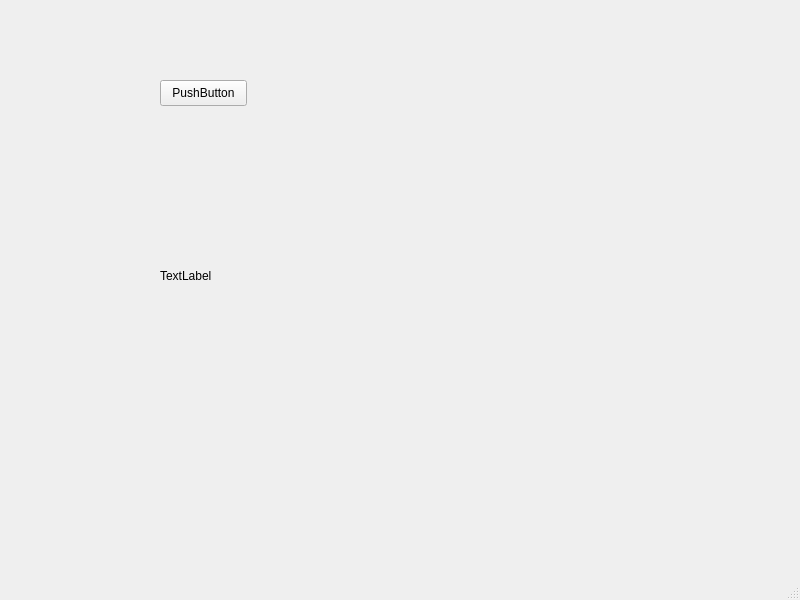
<?xml version="1.0" encoding="UTF-8"?>
<ui version="4.0">
 <class>MainWindow</class>
 <widget class="QMainWindow" name="MainWindow">
  <property name="geometry">
   <rect>
    <x>0</x>
    <y>0</y>
    <width>800</width>
    <height>600</height>
   </rect>
  </property>
  <property name="windowTitle">
   <string>MainWindow</string>
  </property>
  <widget class="QWidget" name="centralwidget">
   <widget class="QPushButton" name="pushButton">
    <property name="geometry">
     <rect>
      <x>160</x>
      <y>80</y>
      <width>87</width>
      <height>26</height>
     </rect>
    </property>
    <property name="text">
     <string>PushButton</string>
    </property>
   </widget>
   <widget class="QLabel" name="label">
    <property name="geometry">
     <rect>
      <x>160</x>
      <y>180</y>
      <width>381</width>
      <height>191</height>
     </rect>
    </property>
    <property name="text">
     <string>TextLabel</string>
    </property>
   </widget>
  </widget>
  <widget class="QMenuBar" name="menubar">
   <property name="geometry">
    <rect>
     <x>0</x>
     <y>0</y>
     <width>800</width>
     <height>23</height>
    </rect>
   </property>
  </widget>
  <widget class="QStatusBar" name="statusbar"/>
 </widget>
 <resources/>
 <connections/>
</ui>
